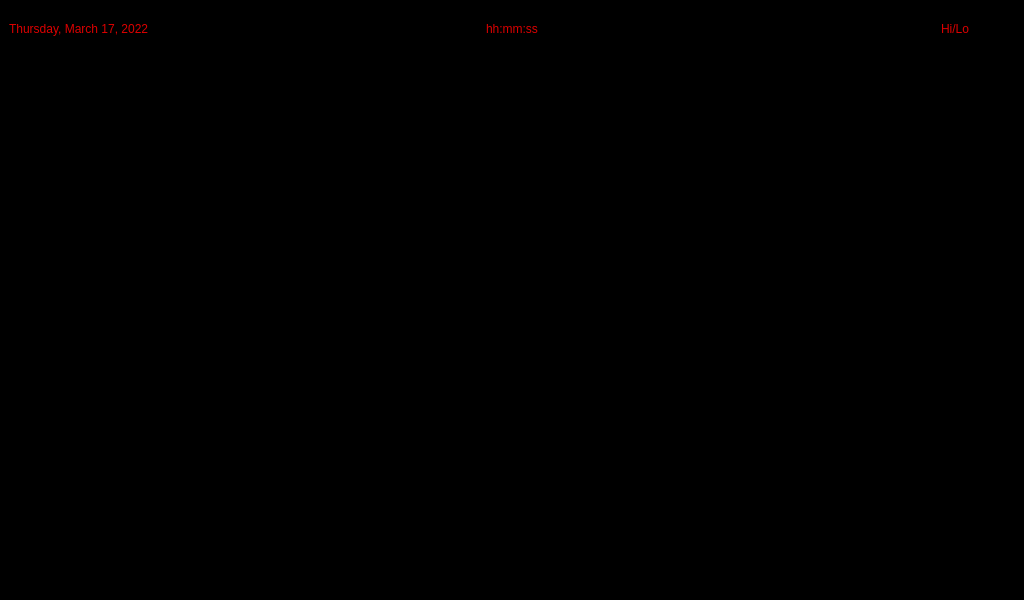
<?xml version="1.0" encoding="UTF-8"?>
<ui version="4.0">
 <class>MainWindow</class>
 <widget class="QMainWindow" name="MainWindow">
  <property name="geometry">
   <rect>
    <x>0</x>
    <y>0</y>
    <width>1024</width>
    <height>600</height>
   </rect>
  </property>
  <property name="sizePolicy">
   <sizepolicy hsizetype="Fixed" vsizetype="Fixed">
    <horstretch>0</horstretch>
    <verstretch>0</verstretch>
   </sizepolicy>
  </property>
  <property name="palette">
   <palette>
    <active>
     <colorrole role="WindowText">
      <brush brushstyle="SolidPattern">
       <color alpha="255">
        <red>220</red>
        <green>0</green>
        <blue>0</blue>
       </color>
      </brush>
     </colorrole>
     <colorrole role="Button">
      <brush brushstyle="SolidPattern">
       <color alpha="255">
        <red>0</red>
        <green>0</green>
        <blue>0</blue>
       </color>
      </brush>
     </colorrole>
     <colorrole role="Text">
      <brush brushstyle="SolidPattern">
       <color alpha="255">
        <red>220</red>
        <green>0</green>
        <blue>0</blue>
       </color>
      </brush>
     </colorrole>
     <colorrole role="ButtonText">
      <brush brushstyle="SolidPattern">
       <color alpha="255">
        <red>220</red>
        <green>0</green>
        <blue>0</blue>
       </color>
      </brush>
     </colorrole>
     <colorrole role="Base">
      <brush brushstyle="SolidPattern">
       <color alpha="255">
        <red>0</red>
        <green>0</green>
        <blue>0</blue>
       </color>
      </brush>
     </colorrole>
     <colorrole role="Window">
      <brush brushstyle="SolidPattern">
       <color alpha="255">
        <red>0</red>
        <green>0</green>
        <blue>0</blue>
       </color>
      </brush>
     </colorrole>
     <colorrole role="HighlightedText">
      <brush brushstyle="SolidPattern">
       <color alpha="255">
        <red>63</red>
        <green>63</green>
        <blue>63</blue>
       </color>
      </brush>
     </colorrole>
     <colorrole role="AlternateBase">
      <brush brushstyle="SolidPattern">
       <color alpha="255">
        <red>0</red>
        <green>0</green>
        <blue>0</blue>
       </color>
      </brush>
     </colorrole>
    </active>
    <inactive>
     <colorrole role="WindowText">
      <brush brushstyle="SolidPattern">
       <color alpha="255">
        <red>220</red>
        <green>0</green>
        <blue>0</blue>
       </color>
      </brush>
     </colorrole>
     <colorrole role="Button">
      <brush brushstyle="SolidPattern">
       <color alpha="255">
        <red>0</red>
        <green>0</green>
        <blue>0</blue>
       </color>
      </brush>
     </colorrole>
     <colorrole role="Text">
      <brush brushstyle="SolidPattern">
       <color alpha="255">
        <red>220</red>
        <green>0</green>
        <blue>0</blue>
       </color>
      </brush>
     </colorrole>
     <colorrole role="ButtonText">
      <brush brushstyle="SolidPattern">
       <color alpha="255">
        <red>220</red>
        <green>0</green>
        <blue>0</blue>
       </color>
      </brush>
     </colorrole>
     <colorrole role="Base">
      <brush brushstyle="SolidPattern">
       <color alpha="255">
        <red>0</red>
        <green>0</green>
        <blue>0</blue>
       </color>
      </brush>
     </colorrole>
     <colorrole role="Window">
      <brush brushstyle="SolidPattern">
       <color alpha="255">
        <red>0</red>
        <green>0</green>
        <blue>0</blue>
       </color>
      </brush>
     </colorrole>
     <colorrole role="HighlightedText">
      <brush brushstyle="SolidPattern">
       <color alpha="255">
        <red>63</red>
        <green>63</green>
        <blue>63</blue>
       </color>
      </brush>
     </colorrole>
     <colorrole role="AlternateBase">
      <brush brushstyle="SolidPattern">
       <color alpha="255">
        <red>0</red>
        <green>0</green>
        <blue>0</blue>
       </color>
      </brush>
     </colorrole>
    </inactive>
    <disabled>
     <colorrole role="WindowText">
      <brush brushstyle="SolidPattern">
       <color alpha="255">
        <red>220</red>
        <green>0</green>
        <blue>0</blue>
       </color>
      </brush>
     </colorrole>
     <colorrole role="Button">
      <brush brushstyle="SolidPattern">
       <color alpha="255">
        <red>0</red>
        <green>0</green>
        <blue>0</blue>
       </color>
      </brush>
     </colorrole>
     <colorrole role="Text">
      <brush brushstyle="SolidPattern">
       <color alpha="255">
        <red>220</red>
        <green>0</green>
        <blue>0</blue>
       </color>
      </brush>
     </colorrole>
     <colorrole role="ButtonText">
      <brush brushstyle="SolidPattern">
       <color alpha="255">
        <red>220</red>
        <green>0</green>
        <blue>0</blue>
       </color>
      </brush>
     </colorrole>
     <colorrole role="Base">
      <brush brushstyle="SolidPattern">
       <color alpha="255">
        <red>0</red>
        <green>0</green>
        <blue>0</blue>
       </color>
      </brush>
     </colorrole>
     <colorrole role="Window">
      <brush brushstyle="SolidPattern">
       <color alpha="255">
        <red>0</red>
        <green>0</green>
        <blue>0</blue>
       </color>
      </brush>
     </colorrole>
     <colorrole role="HighlightedText">
      <brush brushstyle="SolidPattern">
       <color alpha="255">
        <red>63</red>
        <green>63</green>
        <blue>63</blue>
       </color>
      </brush>
     </colorrole>
     <colorrole role="AlternateBase">
      <brush brushstyle="SolidPattern">
       <color alpha="255">
        <red>0</red>
        <green>0</green>
        <blue>0</blue>
       </color>
      </brush>
     </colorrole>
    </disabled>
   </palette>
  </property>
  <property name="font">
   <font>
    <weight>10</weight>
    <italic>false</italic>
    <bold>false</bold>
   </font>
  </property>
  <property name="windowTitle">
   <string>MainWindow</string>
  </property>
  <property name="autoFillBackground">
   <bool>false</bool>
  </property>
  <property name="styleSheet">
   <string notr="true">background: rgb(0, 0, 0);
font: 81 &quot;Avenir LT Std 65 Medium&quot;;
alternate-background-color: rgb(0, 0, 0);
border-color: rgb(29, 29, 29);
selection-color: rgb(63, 63, 63);
color: rgb(220,0,0)</string>
  </property>
  <widget class="QWidget" name="centralwidget">
   <layout class="QVBoxLayout" name="verticalLayout">
    <item>
     <layout class="QGridLayout" name="gridLayout">
      <item row="0" column="0">
       <layout class="QHBoxLayout" name="horizontalLayout_3">
        <item>
         <widget class="QLabel" name="dateLabel">
          <property name="font">
           <font>
            <weight>10</weight>
            <italic>false</italic>
            <bold>false</bold>
           </font>
          </property>
          <property name="text">
           <string>Thursday, March 17, 2022</string>
          </property>
         </widget>
        </item>
        <item>
         <spacer name="horizontalSpacer">
          <property name="orientation">
           <enum>Qt::Horizontal</enum>
          </property>
          <property name="sizeHint" stdset="0">
           <size>
            <width>40</width>
            <height>20</height>
           </size>
          </property>
         </spacer>
        </item>
       </layout>
      </item>
      <item row="0" column="1">
       <widget class="QLabel" name="clockLabel">
        <property name="font">
         <font>
          <weight>10</weight>
          <italic>false</italic>
          <bold>false</bold>
         </font>
        </property>
        <property name="text">
         <string>hh:mm:ss</string>
        </property>
       </widget>
      </item>
      <item row="0" column="2">
       <layout class="QHBoxLayout" name="horizontalLayout">
        <item>
         <spacer name="horizontalSpacer_2">
          <property name="orientation">
           <enum>Qt::Horizontal</enum>
          </property>
          <property name="sizeHint" stdset="0">
           <size>
            <width>40</width>
            <height>20</height>
           </size>
          </property>
         </spacer>
        </item>
        <item>
         <widget class="QLabel" name="tempLabel">
          <property name="font">
           <font>
            <weight>10</weight>
            <italic>false</italic>
            <bold>false</bold>
           </font>
          </property>
          <property name="text">
           <string>Hi/Lo</string>
          </property>
         </widget>
        </item>
        <item>
         <widget class="QFrame" name="iconFrame">
          <property name="sizePolicy">
           <sizepolicy hsizetype="Minimum" vsizetype="Fixed">
            <horstretch>0</horstretch>
            <verstretch>0</verstretch>
           </sizepolicy>
          </property>
          <property name="minimumSize">
           <size>
            <width>40</width>
            <height>40</height>
           </size>
          </property>
          <property name="frameShape">
           <enum>QFrame::StyledPanel</enum>
          </property>
          <property name="frameShadow">
           <enum>QFrame::Raised</enum>
          </property>
         </widget>
        </item>
       </layout>
      </item>
     </layout>
    </item>
    <item>
     <layout class="QHBoxLayout" name="horizontalLayout_2">
      <item>
       <widget class="QWidget" name="taskView" native="true">
        <property name="sizePolicy">
         <sizepolicy hsizetype="Preferred" vsizetype="Minimum">
          <horstretch>0</horstretch>
          <verstretch>0</verstretch>
         </sizepolicy>
        </property>
        <property name="minimumSize">
         <size>
          <width>0</width>
          <height>530</height>
         </size>
        </property>
       </widget>
      </item>
      <item>
       <widget class="QWidget" name="mailView" native="true">
        <property name="sizePolicy">
         <sizepolicy hsizetype="Preferred" vsizetype="Minimum">
          <horstretch>0</horstretch>
          <verstretch>0</verstretch>
         </sizepolicy>
        </property>
        <property name="minimumSize">
         <size>
          <width>0</width>
          <height>530</height>
         </size>
        </property>
       </widget>
      </item>
     </layout>
    </item>
   </layout>
  </widget>
 </widget>
 <resources/>
 <connections/>
</ui>
